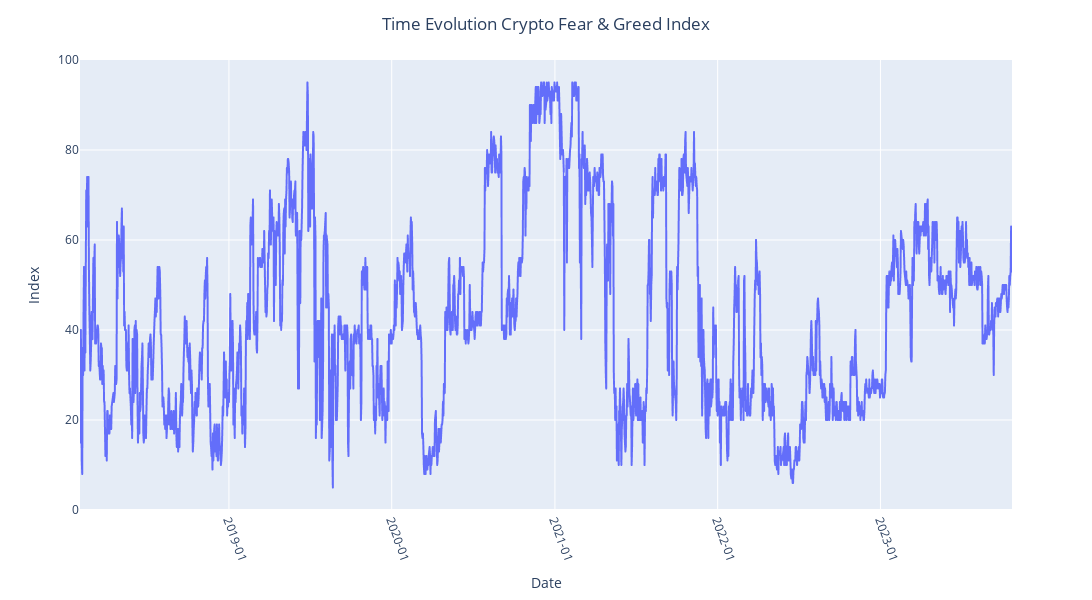

Here is the notebook cell this chart was saved with:
### Code cell
fig = px.line(df, x=df.index, y='daily_index', markers=False)
fig.update_layout(title='Time Evolution Crypto Fear & Greed Index', title_x=0.5, xaxis_title='Date',
                  yaxis_title='Index', width=1500, height=600, legend=dict(x=0, y=1))
fig.update_xaxes(tickangle=70, tickformat='%Y-%m')
fig.show()

### Figure 1 — Plotly figure (JSON) as saved in the notebook; plotly's stock layout.template omitted (floating-point values rounded to 4 significant figures; data arrays with more than 128 entries replaced by an {"elided": "..."} marker saying what was removed)
{"data": [{"hovertemplate": "date=%{x}<br>daily_index=%{y}<extra></extra>", "legendgroup": "", "line": {"color": "#636efa", "dash": "solid"}, "marker": {"symbol": "circle"}, "mode": "lines", "name": "", "showlegend": false, "type": "scattergl", "x": {"elided": "2088 str values"}, "xaxis": "x", "y": {"elided": "2088 int values"}, "yaxis": "y"}], "layout": {"height": 600, "legend": {"tracegroupgap": 0, "x": 0, "y": 1}, "margin": {"t": 60}, "title": {"text": "Time Evolution Crypto Fear & Greed Index", "x": 0.5}, "width": 1500, "xaxis": {"anchor": "y", "autorange": true, "domain": [0, 1], "range": ["2018-02-01", "2023-10-23"], "tickangle": 70, "tickformat": "%Y-%m", "title": {"text": "Date"}, "type": "date"}, "yaxis": {"anchor": "x", "autorange": true, "domain": [0, 1], "range": [0, 100], "title": {"text": "Index"}, "type": "linear"}}}
